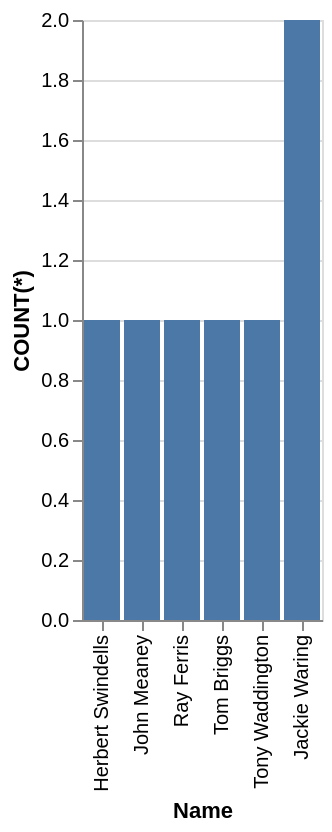

Source (Vega-Lite JSON):
### Vega-Lite specification from a JSON file in a GitHub repository (floating-point values rounded to 4 significant figures)
{"data": {"values": [{"x_data": "Herbert Swindells", "y_data": 1}, {"x_data": "John Meaney", "y_data": 1}, {"x_data": "Ray Ferris", "y_data": 1}, {"x_data": "Tom Briggs", "y_data": 1}, {"x_data": "Tony Waddington", "y_data": 1}, {"x_data": "Jackie Waring", "y_data": 2}]}, "mark": "bar", "encoding": {"x": {"field": "x_data", "type": "nominal", "title": "Name", "sort": {"op": "sum", "field": "y_data", "order": "ascending"}}, "y": {"field": "y_data", "type": "quantitative", "title": "COUNT(*)"}}}
